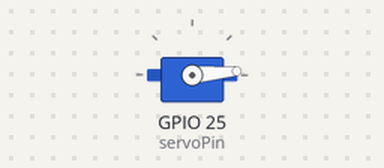
A sketch run on a simulated ESP32. Parts: servo.

Above: at 0.05 s.
At 0.9 s:
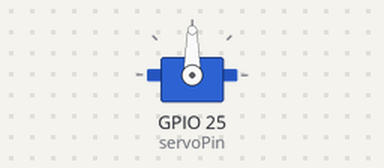
At 1.75 s:
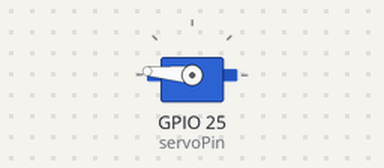
At 3.45 s:
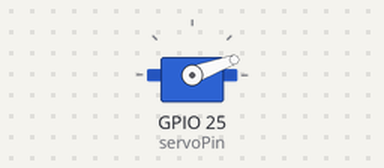
Timing chart, 0 to 8.5 s (numbered marks = the images above):
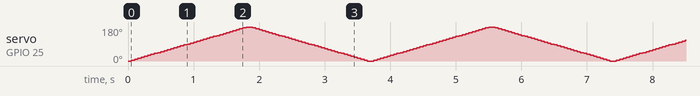

The sketch:

Servo.ino
```cpp
#include "heltec.h"
#include <ESP32Servo.h>

Servo myservo;
int pos = 0;

// Pin 26 is not recommended in the manual for the esp32-wireless stick
int servoPin = 25;

void setup() {
  myservo.attach(servoPin);   // attaches the servo on pin 18 to the servo object
                              // using default min/max of 1000us and 2000us
                              // different servos may require different min/max settings
                              // for an accurate 0 to 180 sweep
}

int INC = 5;
void loop()
{
  for (pos = 0; pos <= 180; pos += INC)
  {
    myservo.write(pos);
    delay(50);
  }
  for (pos = 180; pos >= 0; pos -= INC)
  {
    myservo.write(pos);
    delay(50);
  }
}
```
